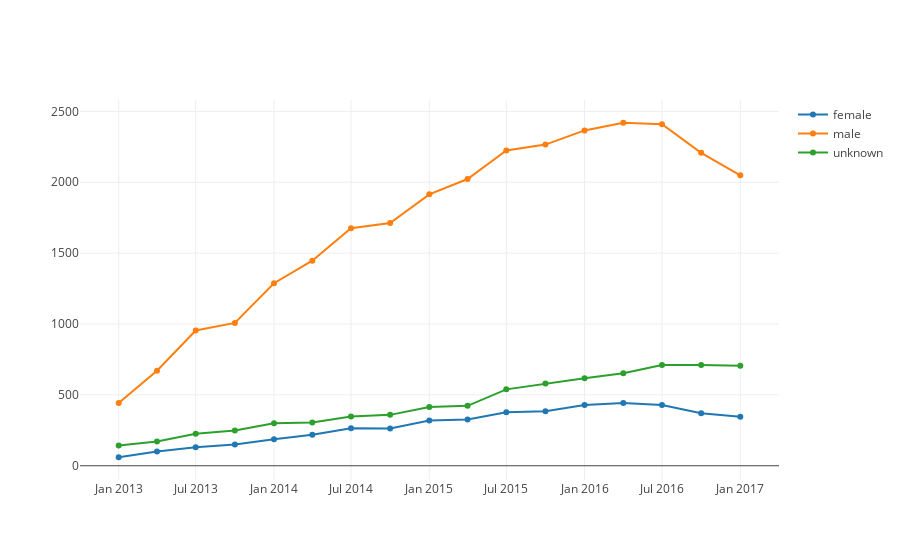

Write notebook code for a chart like this one.
### Markdown cell above
## Population of people submitting changesets
### Evolution of submitters over time by gender
  * Count people submitting (id, uuid)

### Code cell
METRIC_NAME = "submitters"
METRIC_FIELD = "uuid"
df = query_metric_over_time(INDEX, METRIC_NAME, METRIC_FIELD, [filter_date_4y])
draw_evolutionary_chart("key_as_string", METRIC_NAME)
